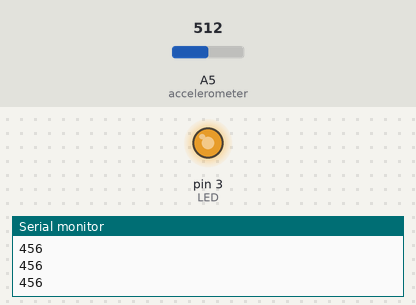
A sketch run on a simulated Arduino Uno, built with avr-gcc and run on an emulated ATmega328P. Shown: output pins drawn as LEDs (lit = HIGH), the last lines printed to the serial monitor. Inputs (shaded band) come from the test bench; at power-on: A5 (accelerometer) = 512.

Above: at 1.2 s.
1.3 s: A5 (accelerometer) set to 553
At 2.2 s:
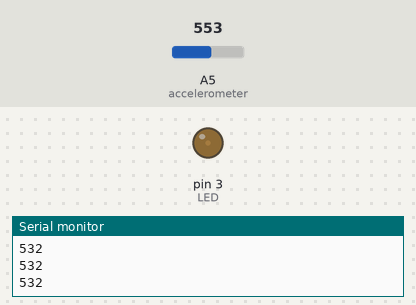
2.8 s: A5 (accelerometer) set to 716
At 3.5 s:
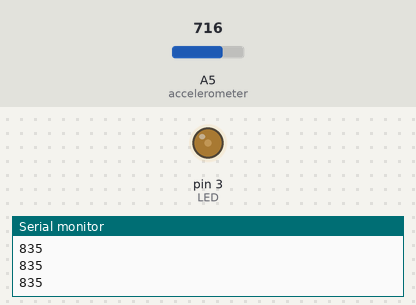
4.3 s: A5 (accelerometer) set to 900
At 4.9 s:
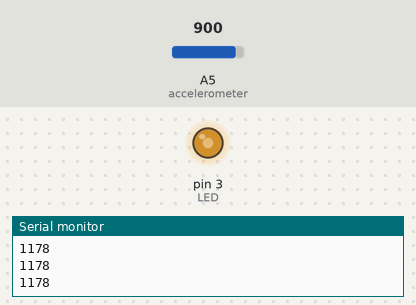
Timing chart, 0 to 7.3 s (numbered marks = the images above; inputs shaded):
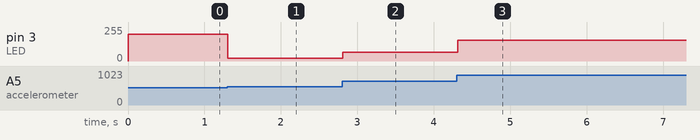

The sketch:

accel.ino
```cpp
int accelVal;
int mappedVal;

int LED =3;
int accelerometer = A5;


void setup() {
  // put your setup code here, to run once:
  Serial.begin(9600);

  pinMode(LED, OUTPUT);
}

void loop() {
  // put your main code here, to run repeatedly:
  accelVal = analogRead(accelerometer);


  mappedVal = map(accelVal, 267, 404, 0, 255);
  Serial.println(mappedVal);
  analogWrite(LED, mappedVal);
  delay(100);
}
```

Measured:
- the behaviour switches between 542 and 543 on A5 (accelerometer) (found by bisection; images 0 and 1)
- after the input at 1.3 s, pin 3 (LED): 200/255 → 20/255 at once
- after the input at 2.8 s, pin 3 (LED): 20/255 → 67/255 at once
- after the input at 4.3 s, pin 3 (LED): 67/255 → 154/255 at once
